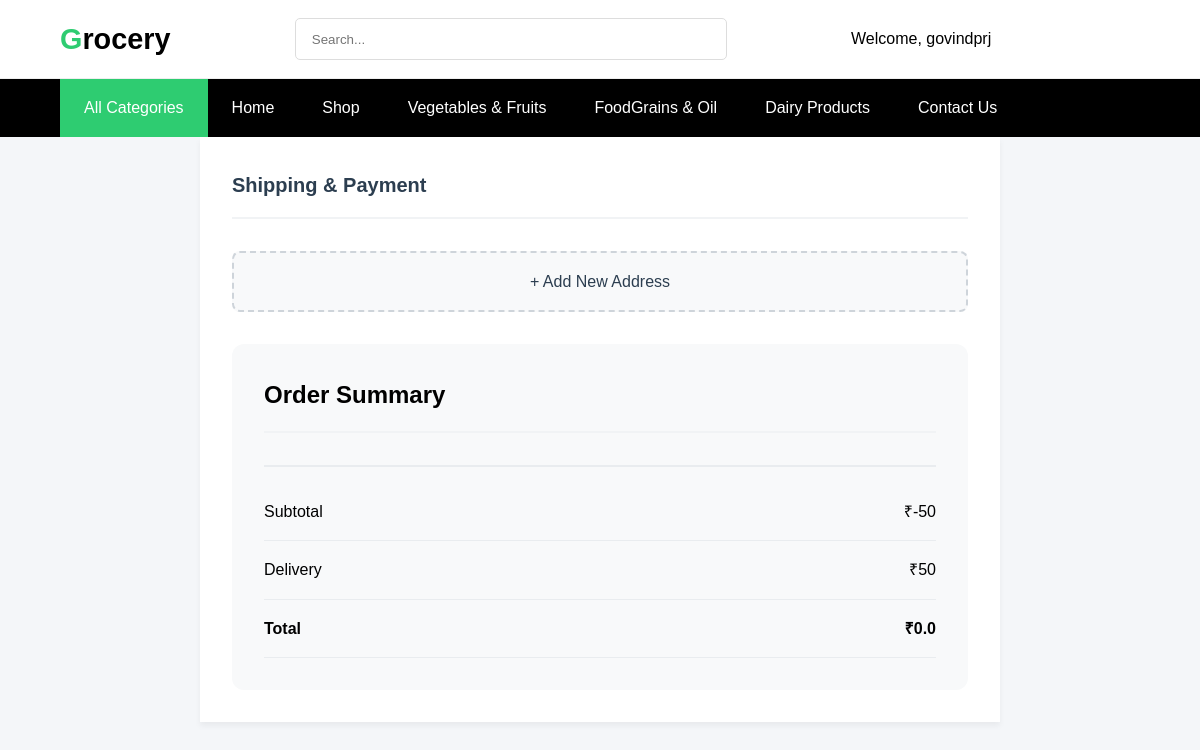
The page /order/checkout/ (signed in) on the database as committed earlier.
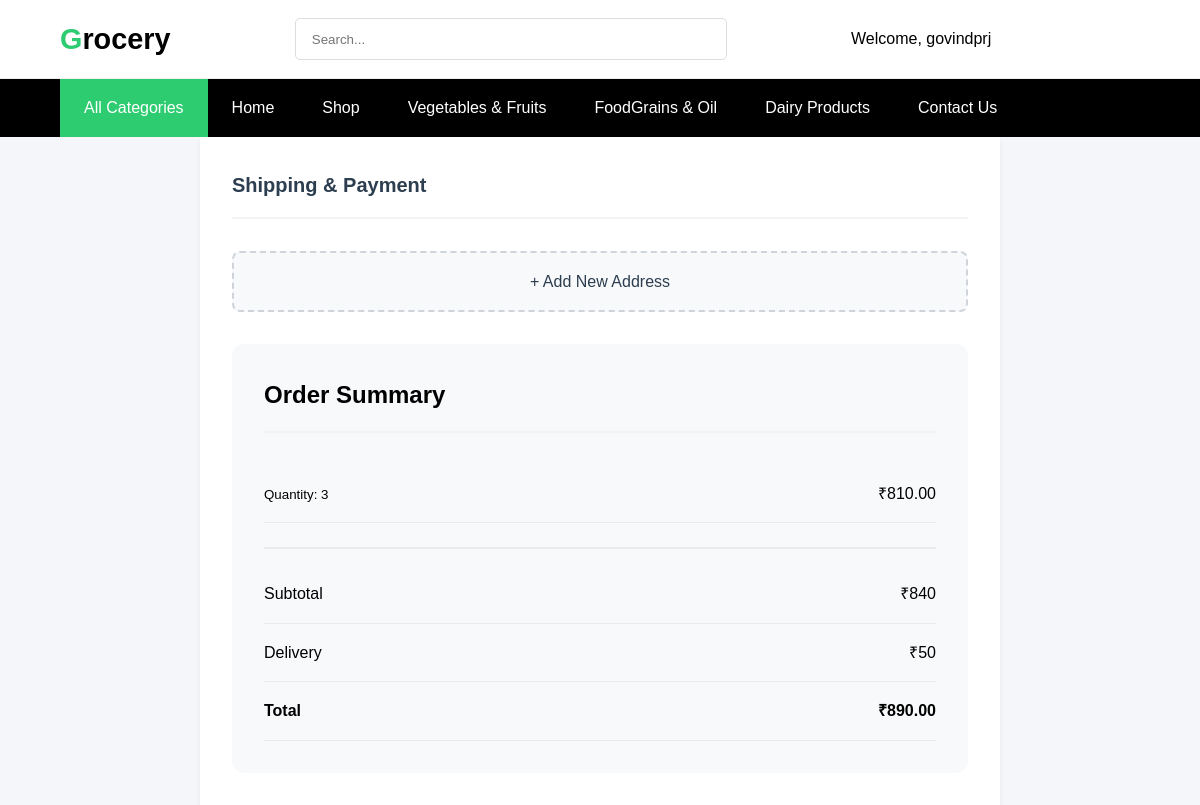
The same page on the database as committed later.
### product/models.py (models this page shows, shortened)
class Cart(models.Model):
    user = models.ForeignKey(User, on_delete=models.CASCADE)
    product = models.ForeignKey(Product, on_delete=models.CASCADE)
    quantity = models.PositiveIntegerField(default=1)
    @property
    def total_cost(self):
        return self.quantity * self.product.discounted_price

class Product(models.Model):
    name = models.CharField(max_length=255)
    description = models.TextField()
    selling_price = models.DecimalField(max_digits=10, decimal_places=2)
    discounted_price = models.DecimalField(max_digits=10, decimal_places=2)
    category = models.CharField(choices=CATEGORY_CHOICE, max_length=18)
    image = models.ImageField(upload_to='products/')

### order/views.py (the view)
# urls.py: path('checkout/', checkout, name='checkout'),
@login_required
def checkout(request):
    user = request.user
    customer = Customer.objects.filter(user=user).first()
    cart_items = Cart.objects.filter(user=user)
    amount = Decimal('0.0')
    shipping_amount = Decimal('50.0')
    if cart_items.exists():
        amount = sum(item.quantity * item.product.selling_price for item in cart_items)
        total_amount = amount + shipping_amount
    else:
        total_amount = Decimal('0.0')
    razorpay_amount = int(total_amount * 100)
    client = razorpay.Client(auth=(settings.RAZORPAY_KEY_ID, settings.RAZORPAY_KEY_SECRET))
    razorpay_order = client.order.create({
        "amount": razorpay_amount,
        "currency": "INR",
        "payment_capture": "1"
    })
    context = {
        'customer': customer,
        'total_amount': total_amount,
        'razorpay_amount': razorpay_amount,
        'cart_items': cart_items,
        'razorpay_order_id': razorpay_order['id'],
        'razorpay_key': settings.RAZORPAY_KEY_ID,
        'currency': "INR",
        'callback_url': request.build_absolute_uri(reverse('payment_handler'))  # Callback URL for payment handler
    }
    return render(request, 'order/checkout.html', context)

### order/templates/order/checkout.html (shortened to what this page needs)
{% extends 'base.html' %}
{% load static %}
{% block HeroSection %}
<div class="checkout-container">
    <div class="section-header">
        <h2>Shipping & Payment</h2>
    </div>
    <form action="/paymentdone" id="myform">
        <div class="address-selection">
            <a href="{% url 'profile' %}" class="add-address-btn">
                + Add New Address
            </a>
        </div>
    </form>
    <div class="order-summary">
        <h2 class="section-header">Order Summary</h2>
        <div class="order-items">
            {% for item in cart_items %}
            <div class="order-item">
                <div class="item-details">
                    <small>Quantity: {{item.quantity}}</small>
                </div>
                <div class="item-price">₹{{item.total_cost}}</div>
            </div>
            {% endfor %}
        </div>
        <div class="order-summary-total">
            <div class="order-summary-breakdown">
                <div class="order-item">
                    <span>Subtotal</span>
                    <span>₹{{total_amount|add:"-50"}}</span>
                </div>
                <div class="order-item">
                    <span>Delivery</span>
                    <span>₹50</span>
                </div>
                <div class="order-item" style="font-weight: 600;">
                    <span>Total</span>
                    <span>₹{{total_amount}}</span>
                </div>
            </div>
        </div>
    </div>
</div>
{% endblock %}

Rows that differ between the two databases and show on the page:
added Cart: quantity "3", total_cost "810.00"
Other text that changed with them:
{{ total_amount|add:"-50" }}: "-50" → "840"
{{ total_amount }}: "0.0" → "890.00"
